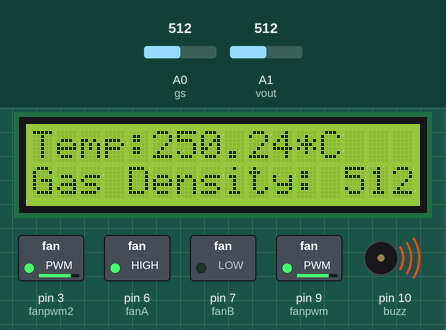
The sketch below on a simulated Arduino Uno, built with avr-gcc and run on an emulated ATmega328P. On the bench: 16×2 character LCD, switched loads named in the sketch (green lamp = pin HIGH), buzzer (waves = sounding, pin HIGH). The inputs (shaded band) are chosen by the test bench; at power-on: A1 (vout) = 512, A0 (gs) = 512. What the sketch prints to the serial monitor is not drawn.

Above: at 1.2 s.
1.3 s: A1 (vout) set to 57
At 6.5 s:
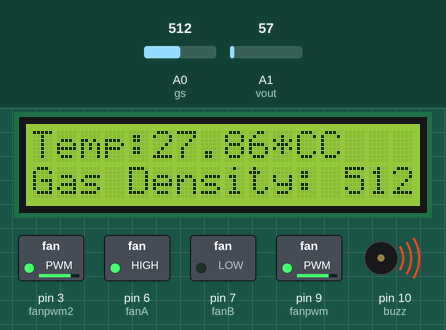
7.3 s: A1 (vout) set to 48
At 11.3 s:
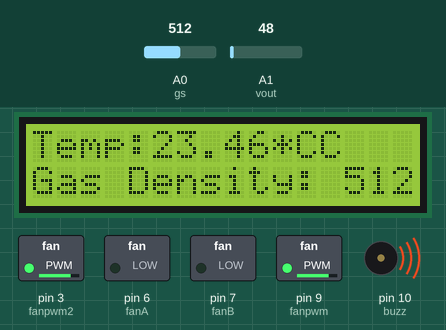
13.3 s: A1 (vout) set to 22
At 16.2 s:
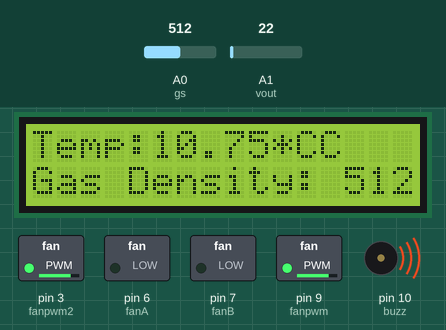
19.3 s: A1 (vout) set to 19
At 21.0 s:
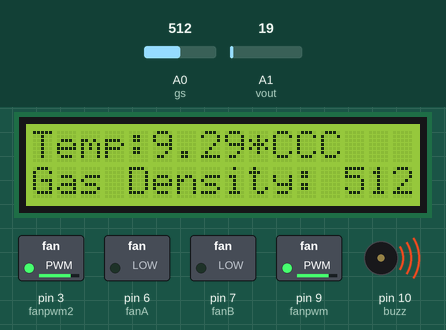
25.3 s: A0 (gs) set to 88
At 30.6 s:
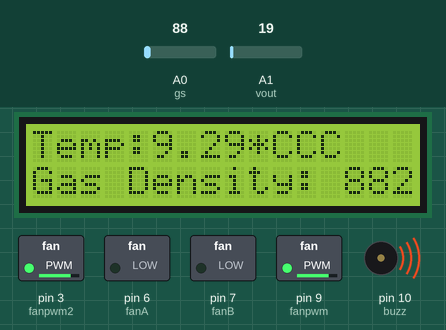
31.7 s: A0 (gs) set to 75
At 36.6 s:
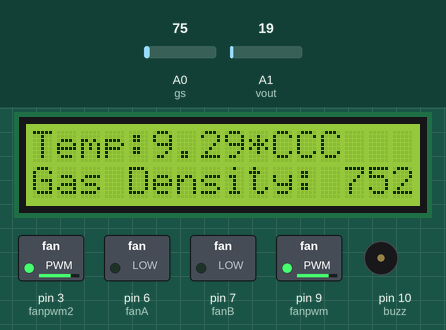
Timing chart, 0 to 38.1 s (numbered marks = the images above; inputs shaded):
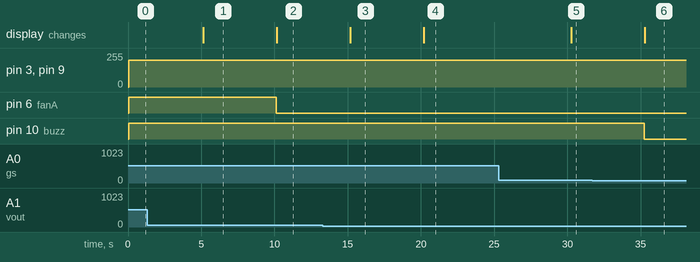

Measured:
- the behaviour switches between 52 and 51 on A1 (vout) (found by bisection; images 1 and 2)
- the behaviour switches between 21 and 20 on A1 (vout) (found by bisection; images 3 and 4)
- the behaviour switches between 81 and 80 on A0 (gs) (found by bisection; images 5 and 6)
- after the input at 1.3 s, the display: changes after 3.8 s (image 1)
- after the input at 7.3 s, pin 6 (fanA): HIGH → LOW after 2.8 s; the display: changes after 2.9 s (image 2)
- after the input at 13.3 s, the display: changes after 1.9 s (image 3)
- after the input at 19.3 s, the display: changes after 0.91 s (image 4)
- after the input at 25.3 s, the display: changes after 5.0 s (image 5)
- after the input at 31.7 s, pin 10 (buzz): HIGH → LOW after 3.6 s; the display: changes after 3.6 s (image 6)

The sketch:

naila2.ino
```cpp
#include<Wire.h>
#include<LiquidCrystal_I2C.h>
const int en = 2, rw = 1, rs = 0, d4 = 4, d5 = 5, d6 = 6, d7 = 7, bl = 3;
const int i2c_addr = 0x27;

LiquidCrystal_I2C lcd(i2c_addr, en, rw, rs, d4, d5, d6, d7, bl,POSITIVE);


int gs = A0;
int vout =A1;
int buzz =10;


int fanA =6;
int fanB =7;
int fanpwm = 9;
int spd = 200;


int fanC=  2;
int fanD=  4;
int fanpwm2 = 3;


int smoke;
float temp;
float vout_temp;
float temp1;

void fanon()
{
  analogWrite(fanpwm,spd);
  digitalWrite(fanA,HIGH);
  digitalWrite (fanB,LOW);
}

void adjon()
{
  analogWrite(fanpwm2,spd);
  digitalWrite(fanC,HIGH);
  digitalWrite (fanD,LOW);
}
void setup() {
  // set up the LCD's number of columns and rows:
  lcd.begin(16, 2);
  // Print a message to the LCD.
  Serial.begin(9600);

  pinMode(buzz,OUTPUT);
  pinMode(fanA,OUTPUT);
  pinMode(fanB,OUTPUT);
  pinMode(fanpwm,OUTPUT);
}

void loop() {

  smoke = analogRead(gs);
  vout_temp = analogRead(vout);
  temp1 = (vout_temp * 500) / 1023;


  if(smoke>80)
  {

    adjon();
    digitalWrite(buzz,HIGH);
  }
  else
  {
    digitalWrite(fanC,LOW);
   digitalWrite (fanD,LOW);
    digitalWrite(buzz,LOW);

  }

  if(temp1>25)
  {
    fanon();

  }
  else
  {
     digitalWrite(fanA,LOW);
     digitalWrite (fanB,LOW);

  }
 Serial.print("Temp:");
  Serial.print(temp1);
  Serial.println("Gas Density:");
  Serial.print(smoke);


  lcd.setCursor(0, 0);

  lcd.print("Temp:");
  lcd.print(temp1);
  lcd.print("*C");
  lcd.setCursor(0, 1);

  lcd.print("Gas Density: ");
  lcd.print(smoke);
  delay(5000);


}
```
